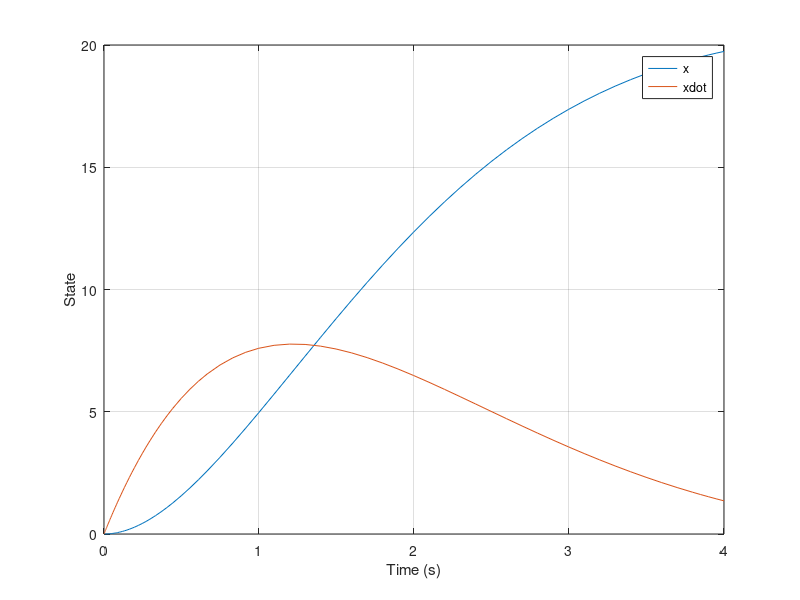

Source code (MATLAB):
% System parameters
a1 = 0;       % example numbers, plug yours in
a2 = 0;
b1 = 1;

A = [0 1; a2 a1];
B = [0; b1];


% Desired arrived time rho
rho = 4;

% ========== POLE PLACEMENT METHOD (COMMENTED OUT) ==========
% % Desired poles
% imagine part , same pole 
% p = [-4/rho -4/rho];
% 
% % Compute feedback gains
% K_mat = place(A, B, p);
% K = -K_mat;   % match your control law: u = KX + ubar

% ========== LQR METHOD ==========
% LQR weight matrices - scaled with rho for desired settling time
Q = [10/4^2, 0;      % Position error penalty (scales with rho)
     0,        1/4];  % Velocity error penalty (scales with rho)
R = 1;                 % Control effort penalty

% Compute LQR feedback gains
[K_mat, S, E] = lqr(A, B, Q, R);
K = -K_mat;   % match your control law: u = KX + ubar

% Display eigenvalues for comparison
fprintf('LQR eigenvalues: %.3f, %.3f\n', real(E(1)), real(E(2)));
fprintf('Desired poles (from pole placement): %.3f, %.3f\n', -4/rho, -6/rho);

% Desired final state
y = 20;          % move to x = 1
XE = [y; 0];

% Compute ubar
k1 = K(2);
k2 = K(1);
ubar = -(a2 + b1*k2)/b1 * y;

% Simulation using ODE45
f = @(t,X) (A + B*K)*X + B*ubar;

tspan = [0 4];
X0 = [0; 0];

[t, X] = ode45(f, tspan, X0);

plot(t, X)
legend('x','xdot')
xlabel('Time (s)')
ylabel('State')
grid on
